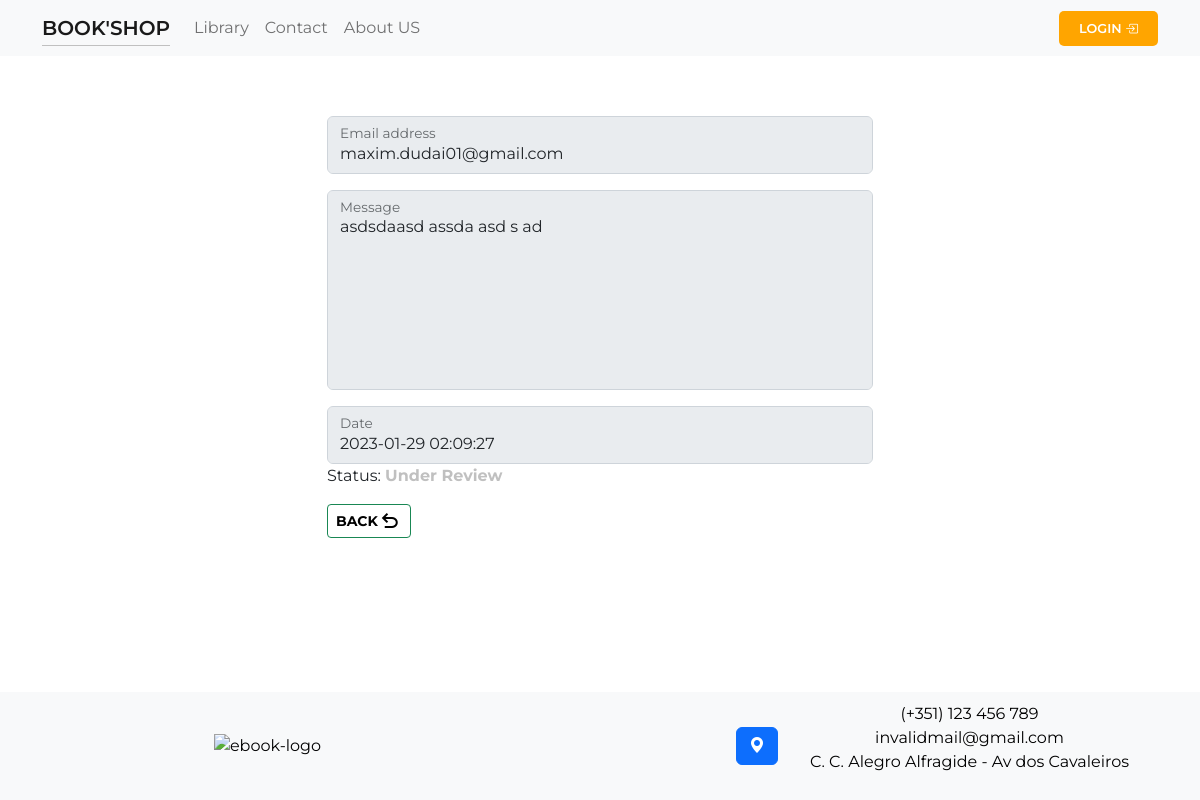
Screenshot of /pages/user/tickets/user-tickets.php?ticket_id=1 (signed in) with the database file from the repository.
### tables this page shows
CREATE TABLE `users_support` (
  `ID` int(11) NOT NULL,
  `user_id` int(11) NOT NULL,
  `user_mail` varchar(256) NOT NULL,
  `user_message` longtext NOT NULL,
  `date` timestamp NOT NULL DEFAULT current_timestamp()
);

### pages/user/tickets/user-tickets.php (the view, shortened to what this page needs)
<?php
    require($_SERVER['DOCUMENT_ROOT'].'/shop/connection/database.php');
    $ticket_id = mysqli_real_escape_string($sql, $_GET['ticket_id']);
    $user_id = $_SESSION['sqlID'];
    $checkTicketDetails = mysqli_query($sql, "SELECT * FROM `users_support` WHERE `user_id` = '$user_id' AND `ID` = '$ticket_id'");
    $ticketDetails = mysqli_fetch_assoc($checkTicketDetails);
?>
<!DOCTYPE html>
<html lang="en">
    <?php
        require($_SERVER['DOCUMENT_ROOT'].'/shop/components/head.php');
    ?>
<body>
    <?php require($_SERVER['DOCUMENT_ROOT'].'/shop/components/navbar/navbar.php'); ?>
    <div class="container" style="margin-top: 5%;">
        <div class="row justify-content-center align-items-center">
            <div class="col-md-6">
                <div class="form-floating mb-3">
                    <input type="email" class="form-control" id="floatingInput" value="<?php echo $ticketDetails['user_mail']; ?>" disabled>
                    <label for="floatingInput">Email address</label>
                </div>
                <div class="form-floating">
                    <textarea class="form-control" placeholder="Leave a comment here" id="floatingTextarea2" style="height: 200px; resize: none;" disabled><?php echo $ticketDetails['user_message']; ?></textarea>
                    <label for="floatingTextarea2">Message</label>
                </div>
                <div class="form-floating mt-3">
                    <input type="text" class="form-control" id="floatingInput" value="<?php echo $ticketDetails['date']; ?>" disabled>
                    <label for="floatingInput">Date</label>
                </div>
                <div class="col-sm">
                    <div>
                        Status:
                        <b>
                            <?php
                                $ticketStatus = rand(1, 15);
                                if($ticketStatus < 5)
                                    $ticketMessage = '<span style="color: silver;">Under Review</span>';
                                else if ($ticketStatus < 10)
                                    $ticketMessage = '<span style="color: green;">Active</span>';
                                else
                                    $ticketMessage = '<span style="color: red;">Solved</span>';
                                echo $ticketMessage
                            ?>
                        </b>
                    </div>
                    <button class="btn btn-sm btn-outline-success mt-3"><a href="../user-settings.php" class="d-flex align-items-center"><b>BACK</b> <span class="material-symbols-outlined">undo</span></a></button>
                </div>
            </div>
        </div>
    </div>
    <?php require($_SERVER['DOCUMENT_ROOT'].'/shop/components/footer/footer.php'); ?>
</body>
</html>

### components/head.php (style rules this page uses)
html, body { height: 100%; font-family: 'Montserrat', sans-serif; }

### components/footer/footer-style.php (style rules this page uses)
a { text-decoration: none; color: black; }

### rows the page displays
users_support: user_mail "maxim.dudai01@gmail.com", user_message "asdsdaasd assda asd s ad", date "2023-01-29 02:09:27"
